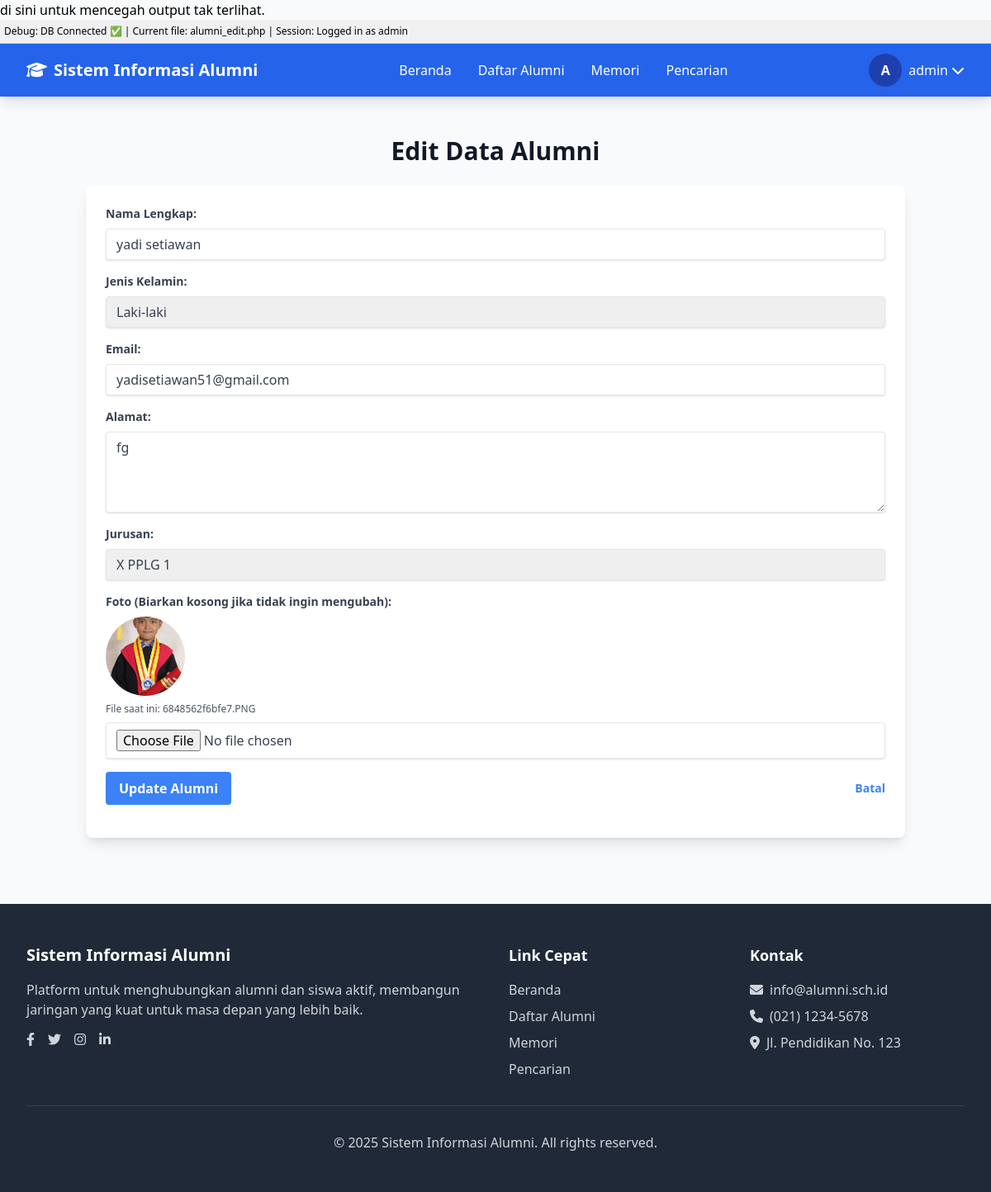
Screenshot of /alumni_edit.php?id=20 (signed in) with the database file from the repository.
### tables this page shows
CREATE TABLE `alumni` (
  `id_alumni` int(5) NOT NULL,
  `id_admin` int(5) NOT NULL,
  `id_jurusan` int(5) NOT NULL,
  `nama` varchar(50) NOT NULL,
  `jenis_kelamin` enum('L','P') NOT NULL,
  `email` varchar(50) NOT NULL,
  `alamat` text NOT NULL,
  `foto` varchar(50) NOT NULL,
  `password` varchar(255) NOT NULL
);

CREATE TABLE `jurusan` (
  `id_jurusan` int(5) NOT NULL,
  `nama_jurusan` varchar(50) NOT NULL
);

### alumni_edit.php (the view, shortened to what this page needs)
<?php
include 'includes/koneksi.php';
$alumni_data = null;
if (isset($_GET['id']) && !empty($_GET['id'])) {
    $id_alumni = mysqli_real_escape_string($conn, $_GET['id']);
    $sql_fetch = "SELECT * FROM alumni WHERE id_alumni = '$id_alumni'";
    $result_fetch = mysqli_query($conn, $sql_fetch);
    if ($result_fetch && mysqli_num_rows($result_fetch) > 0) {
        $alumni_data = mysqli_fetch_assoc($result_fetch);
    } else {
        $error_message = "Alumni tidak ditemukan.";
        echo "<div class='container mx-auto p-4 mt-8 bg-red-100 border border-red-400 text-red-700 px-4 py-3 rounded relative' role='alert'>";
        echo htmlspecialchars($error_message);
        echo "</div>";
        exit();
    }
} else if ($_SERVER['REQUEST_METHOD'] == 'GET') {
     $error_message = "ID Alumni tidak disediakan.";
     echo "<div class='container mx-auto p-4 mt-8 bg-red-100 border border-red-400 text-red-700 px-4 py-3 rounded relative' role='alert'>";
     echo htmlspecialchars($error_message);
     echo "</div>";
     exit();
}
$jurusan_query = "SELECT id_jurusan, nama_jurusan FROM jurusan ORDER BY nama_jurusan ASC";
$jurusan_result = mysqli_query($conn, $jurusan_query);
include 'includes/header.php';
?>
<div class="container mx-auto p-4 mt-8">
    <h2 class="text-3xl font-bold text-gray-900 mb-6 text-center">Edit Data Alumni</h2>
    <?php if ($alumni_data):  ?>
    <div class="bg-white shadow-lg rounded-lg p-6">
        <form action="alumni_edit.php" method="POST" enctype="multipart/form-data">
            <div class="mb-4">
                <label for="nama" class="block text-gray-700 text-sm font-bold mb-2">Nama Lengkap:</label>
                <input type="text" name="nama" id="nama" class="shadow appearance-none border rounded w-full py-2 px-3 text-gray-700 leading-tight focus:outline-none focus:shadow-outline" value="<?php echo htmlspecialchars($alumni_data['nama']); ?>" required>
            </div>
            <div class="mb-4">
                <label for="jenis_kelamin" class="block text-gray-700 text-sm font-bold mb-2">Jenis Kelamin:</label>
                <select name="jenis_kelamin" id="jenis_kelamin" class="shadow appearance-none border rounded w-full py-2 px-3 text-gray-700 leading-tight focus:outline-none focus:shadow-outline" required>
                    <option value="L" <?php echo ($alumni_data['jenis_kelamin'] == 'L' ? 'selected' : ''); ?>>Laki-laki</option>
                </select>
            </div>
            <div class="mb-4">
                <label for="email" class="block text-gray-700 text-sm font-bold mb-2">Email:</label>
                <input type="email" name="email" id="email" class="shadow appearance-none border rounded w-full py-2 px-3 text-gray-700 leading-tight focus:outline-none focus:shadow-outline" value="<?php echo htmlspecialchars($alumni_data['email']); ?>" required>
            </div>
            <div class="mb-4">
                <label for="alamat" class="block text-gray-700 text-sm font-bold mb-2">Alamat:</label>
                <textarea name="alamat" id="alamat" class="shadow appearance-none border rounded w-full py-2 px-3 text-gray-700 leading-tight focus:outline-none focus:shadow-outline" rows="4" required><?php echo htmlspecialchars($alumni_data['alamat']); ?></textarea>
            </div>
            <div class="mb-4">
                <label for="id_jurusan" class="block text-gray-700 text-sm font-bold mb-2">Jurusan:</label>
                <select name="id_jurusan" id="id_jurusan" class="shadow appearance-none border rounded w-full py-2 px-3 text-gray-700 leading-tight focus:outline-none focus:shadow-outline" required>
                    <?php
                    mysqli_data_seek($jurusan_result, 0);
                    while($row_jurusan = mysqli_fetch_assoc($jurusan_result)): ?>
                        <option value="<?php echo htmlspecialchars($row_jurusan['id_jurusan']); ?>" <?php echo ($alumni_data['id_jurusan'] == $row_jurusan['id_jurusan'] ? 'selected' : ''); ?>>
                            <?php echo htmlspecialchars($row_jurusan['nama_jurusan']); ?>
                        </option>
                    <?php endwhile; ?>
                </select>
            </div>
            <div class="mb-4">
                <label for="foto" class="block text-gray-700 text-sm font-bold mb-2">Foto (Biarkan kosong jika tidak ingin mengubah):</label>
                <?php if (!empty($alumni_data['foto'])): ?>
                    <img src="uploads/<?php echo htmlspecialchars($alumni_data['foto']); ?>" alt="Foto Saat Ini" class="w-24 h-24 object-cover rounded-full mb-2">
                    <p class="text-xs text-gray-600 mb-2">File saat ini: <?php echo htmlspecialchars($alumni_data['foto']); ?></p>
                <?php endif; ?>
                <input type="file" name="foto" id="foto" class="shadow appearance-none border rounded w-full py-2 px-3 text-gray-700 leading-tight focus:outline-none focus:shadow-outline">
            </div>
            <div class="flex items-center justify-between">
                <button type="submit" class="bg-blue-500 hover:bg-blue-700 text-white font-bold py-2 px-4 rounded focus:outline-none focus:shadow-outline">
                    Update Alumni
                </button>
                <a href="alumni_list.php" class="inline-block align-baseline font-bold text-sm text-blue-500 hover:text-blue-800">
                    Batal
                </a>
            </div>
        </form>
    </div>
    <?php endif; ?>
</div>
<?php include 'includes/footer.php';  ?>

### rows the page displays
alumni: nama "yadi setiawan", jenis_kelamin "Laki-laki", email "yadisetiawan51@gmail.com", alamat "fg", id_jurusan "X PPLG 1", foto (picture), foto "6848562f6bfe7.PNG"

### other values shown
basename($_SERVER['PHP_SELF']) "alumni_edit.php"
$_SESSION['username'] "admin"
substr($_SESSION['username'], 0, 1) "A"
